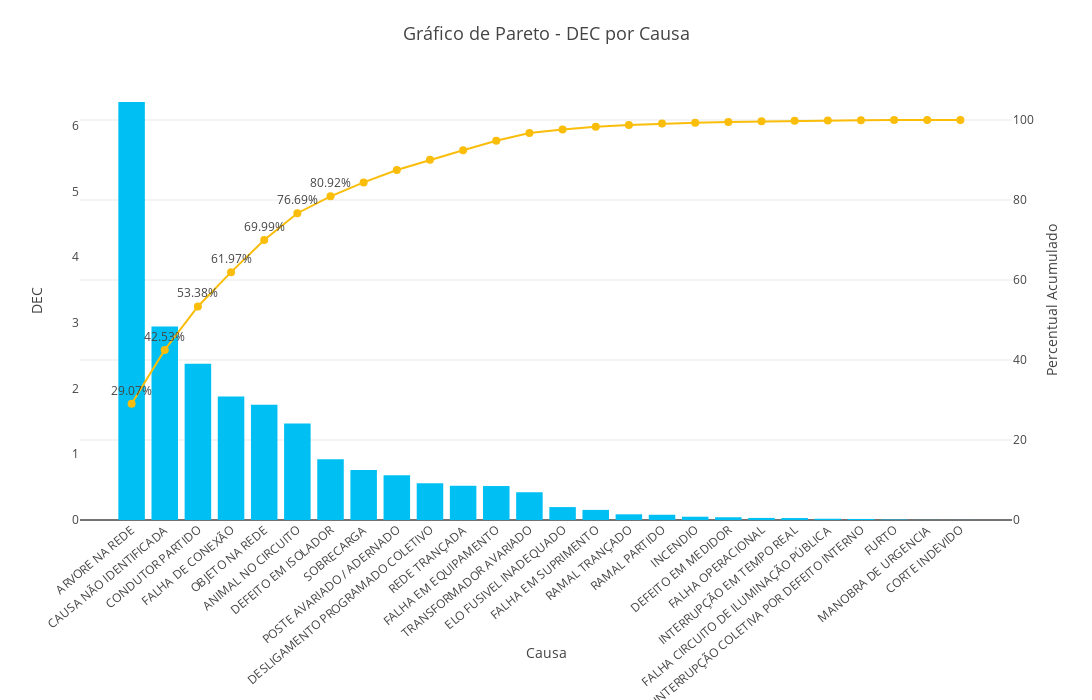

The notebook cell saved with this chart:
### Code cell
import plotly.graph_objects as go

# Criar o gráfico de barras para o DEC por causa
fig = go.Figure()

# Adicionar barras sem rótulos de dados
fig.add_trace(go.Bar(
    x=df_causa['CAUSA'],
    y=df_causa['DEC'],
    name='DEC',
    marker=dict(color='#00C0F3'),
    textposition='none'  # Remove os rótulos de dados das barras
))

# Adicionar linha de Percentual Acumulado com rótulos condicionais
fig.add_trace(go.Scatter(
    x=df_causa['CAUSA'],
    y=df_causa['PERCENTUAL ACUMULADO'],
    name='Percentual Acumulado',
    yaxis='y2',
    mode='lines+markers+text',
    line=dict(color='#FABD0A', width=2),
    marker=dict(size=8),  # Tamanho dos marcadores
    text=[f'{val:.2f}%' if val <= 81 else '' for val in df_causa['PERCENTUAL ACUMULADO']],  # Adiciona rótulos com porcentagem até 81%
    textposition='top center',  # Posiciona os rótulos acima dos pontos
    textfont=dict(size=12),  # Ajusta o tamanho da fonte dos rótulos
))

# Atualizar layout para ajustar espaçamento, tamanho de fonte e largura do gráfico
fig.update_layout(
    title='Gráfico de Pareto - DEC por Causa',
    title_font=dict(size=18),
    xaxis=dict(
        title='Causa',
        title_font=dict(size=14),
        tickangle=-40,  # Ajusta o ângulo dos rótulos do eixo X para melhor legibilidade
        tickfont=dict(size=12),  # Ajusta o tamanho da fonte dos rótulos do eixo X
        tickmode='array',
        tickvals=df_causa['CAUSA'],
        ticktext=df_causa['CAUSA'],  # Exibe o texto completo dos rótulos
    ),
    yaxis=dict(
        title='DEC',
        title_font=dict(size=14),
        tickfont=dict(size=12),  # Ajusta o tamanho da fonte dos rótulos do eixo Y
        gridcolor='rgba(0,0,0,0)'  # Remove as grades verticais
    ),
    yaxis2=dict(
        title='Percentual Acumulado',
        overlaying='y',
        side='right',
        range=[0, 110],  # Aumenta a faixa do eixo Y2 para até 110%
        title_font=dict(size=14),
        tickfont=dict(size=12),  # Ajusta o tamanho da fonte dos rótulos do eixo Y2
        showgrid=True,  # Exibe a grade horizontal para o eixo Y2
        gridcolor='rgba(211, 211, 211, 0.5)'  # Define a cor e a opacidade da grade horizontal
    ),
    width=1100,  # Aumenta a largura do gráfico para melhor visualização
    height=700,  # Ajusta a altura do gráfico para permitir mais espaço na parte inferior
    margin=dict(l=80, r=80, t=80, b=180),  # Ajusta as margens do gráfico para dar mais espaço na parte inferior
    showlegend=False
)

# Exibir o gráfico
fig.show()

### Figure 1 — Plotly figure (JSON) as saved in the notebook; plotly's stock layout.template omitted (floating-point values rounded to 4 significant figures)
{"data": [{"marker": {"color": "#00C0F3"}, "name": "DEC", "textposition": "none", "type": "bar", "x": ["ARVORE NA REDE", "CAUSA NÃO IDENTIFICADA", "CONDUTOR PARTIDO", "FALHA DE CONEXÃO", "OBJETO NA REDE", "ANIMAL NO CIRCUITO", "DEFEITO EM ISOLADOR", "SOBRECARGA", "POSTE AVARIADO / ADERNADO", "DESLIGAMENTO PROGRAMADO COLETIVO", "REDE TRANÇADA", "FALHA EM EQUIPAMENTO", "TRANSFORMADOR AVARIADO", "ELO FUSIVEL INADEQUADO", "FALHA EM SUPRIMENTO", "RAMAL TRANÇADO", "RAMAL PARTIDO", "INCENDIO", "DEFEITO EM MEDIDOR", "FALHA OPERACIONAL", "INTERRUPÇÃO EM TEMPO REAL", "FALHA CIRCUITO DE ILUMINAÇÃO PÚBLICA", "INTERRUPÇÃO COLETIVA POR DEFEITO INTERNO", "FURTO", "MANOBRA DE URGENCIA", "CORTE INDEVIDO"], "y": [6.361, 2.945, 2.376, 1.879, 1.755, 1.468, 0.9244, 0.7607, 0.6817, 0.5594, 0.521, 0.5169, 0.4223, 0.1964, 0.154, 0.0864, 0.07984, 0.04998, 0.0419, 0.0316, 0.0297, 0.01916, 0.01602, 0.006917, 0.001356, 0.0008037]}, {"line": {"color": "#FABD0A", "width": 2}, "marker": {"size": 8}, "mode": "lines+markers+text", "name": "Percentual Acumulado", "text": ["29.07%", "42.53%", "53.38%", "61.97%", "69.99%", "76.69%", "80.92%", "", "", "", "", "", "", "", "", "", "", "", "", "", "", "", "", "", "", ""], "textfont": {"size": 12}, "textposition": "top center", "type": "scatter", "x": ["ARVORE NA REDE", "CAUSA NÃO IDENTIFICADA", "CONDUTOR PARTIDO", "FALHA DE CONEXÃO", "OBJETO NA REDE", "ANIMAL NO CIRCUITO", "DEFEITO EM ISOLADOR", "SOBRECARGA", "POSTE AVARIADO / ADERNADO", "DESLIGAMENTO PROGRAMADO COLETIVO", "REDE TRANÇADA", "FALHA EM EQUIPAMENTO", "TRANSFORMADOR AVARIADO", "ELO FUSIVEL INADEQUADO", "FALHA EM SUPRIMENTO", "RAMAL TRANÇADO", "RAMAL PARTIDO", "INCENDIO", "DEFEITO EM MEDIDOR", "FALHA OPERACIONAL", "INTERRUPÇÃO EM TEMPO REAL", "FALHA CIRCUITO DE ILUMINAÇÃO PÚBLICA", "INTERRUPÇÃO COLETIVA POR DEFEITO INTERNO", "FURTO", "MANOBRA DE URGENCIA", "CORTE INDEVIDO"], "y": [29.07, 42.53, 53.38, 61.97, 69.99, 76.69, 80.92, 84.39, 87.51, 90.06, 92.45, 94.81, 96.74, 97.63, 98.34, 98.73, 99.1, 99.33, 99.52, 99.66, 99.8, 99.89, 99.96, 99.99, 100.0, 100.0], "yaxis": "y2"}], "layout": {"height": 700, "margin": {"b": 180, "l": 80, "r": 80, "t": 80}, "showlegend": false, "title": {"font": {"size": 18}, "text": "Gráfico de Pareto - DEC por Causa"}, "width": 1100, "xaxis": {"tickangle": -40, "tickfont": {"size": 12}, "tickmode": "array", "ticktext": ["ARVORE NA REDE", "CAUSA NÃO IDENTIFICADA", "CONDUTOR PARTIDO", "FALHA DE CONEXÃO", "OBJETO NA REDE", "ANIMAL NO CIRCUITO", "DEFEITO EM ISOLADOR", "SOBRECARGA", "POSTE AVARIADO / ADERNADO", "DESLIGAMENTO PROGRAMADO COLETIVO", "REDE TRANÇADA", "FALHA EM EQUIPAMENTO", "TRANSFORMADOR AVARIADO", "ELO FUSIVEL INADEQUADO", "FALHA EM SUPRIMENTO", "RAMAL TRANÇADO", "RAMAL PARTIDO", "INCENDIO", "DEFEITO EM MEDIDOR", "FALHA OPERACIONAL", "INTERRUPÇÃO EM TEMPO REAL", "FALHA CIRCUITO DE ILUMINAÇÃO PÚBLICA", "INTERRUPÇÃO COLETIVA POR DEFEITO INTERNO", "FURTO", "MANOBRA DE URGENCIA", "CORTE INDEVIDO"], "tickvals": ["ARVORE NA REDE", "CAUSA NÃO IDENTIFICADA", "CONDUTOR PARTIDO", "FALHA DE CONEXÃO", "OBJETO NA REDE", "ANIMAL NO CIRCUITO", "DEFEITO EM ISOLADOR", "SOBRECARGA", "POSTE AVARIADO / ADERNADO", "DESLIGAMENTO PROGRAMADO COLETIVO", "REDE TRANÇADA", "FALHA EM EQUIPAMENTO", "TRANSFORMADOR AVARIADO", "ELO FUSIVEL INADEQUADO", "FALHA EM SUPRIMENTO", "RAMAL TRANÇADO", "RAMAL PARTIDO", "INCENDIO", "DEFEITO EM MEDIDOR", "FALHA OPERACIONAL", "INTERRUPÇÃO EM TEMPO REAL", "FALHA CIRCUITO DE ILUMINAÇÃO PÚBLICA", "INTERRUPÇÃO COLETIVA POR DEFEITO INTERNO", "FURTO", "MANOBRA DE URGENCIA", "CORTE INDEVIDO"], "title": {"font": {"size": 14}, "text": "Causa"}}, "yaxis": {"gridcolor": "rgba(0,0,0,0)", "tickfont": {"size": 12}, "title": {"font": {"size": 14}, "text": "DEC"}}, "yaxis2": {"gridcolor": "rgba(211, 211, 211, 0.5)", "overlaying": "y", "range": [0, 110], "showgrid": true, "side": "right", "tickfont": {"size": 12}, "title": {"font": {"size": 14}, "text": "Percentual Acumulado"}}}}
